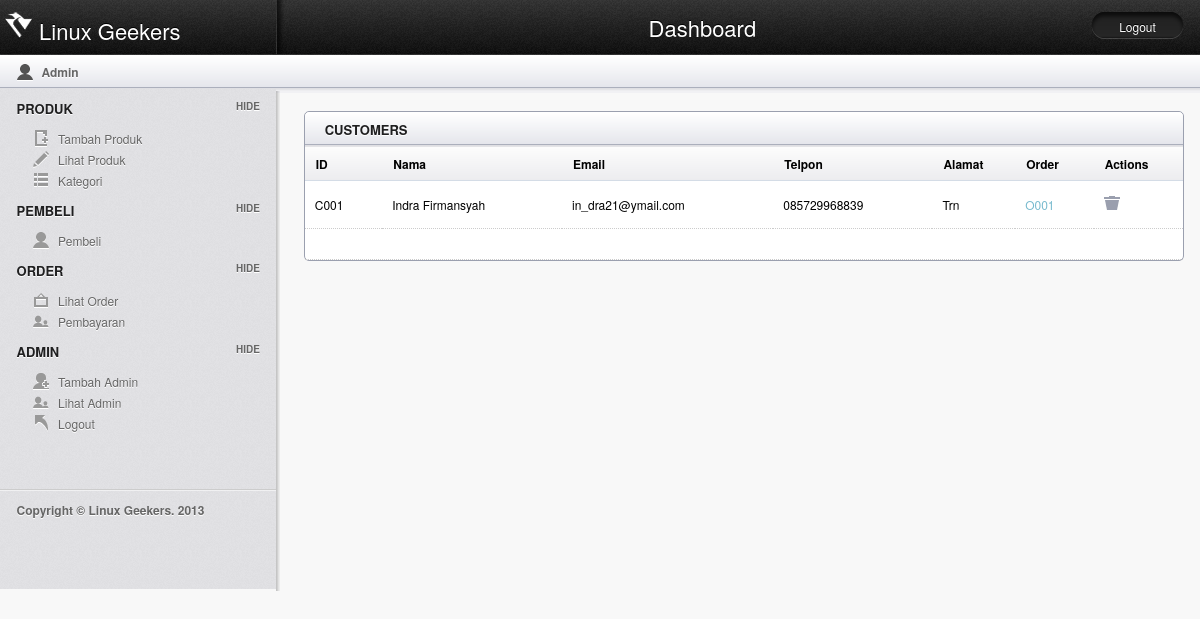
Page /linuxgeekers/admin/index.php?page=customers (signed in) on the committed database.
### tables this page shows
CREATE TABLE IF NOT EXISTS `customers` (
  `id_customer` varchar(5) NOT NULL,
  `nama` varchar(50) NOT NULL,
  `email` varchar(50) NOT NULL,
  `tlp` varchar(12) NOT NULL,
  `provinsi` varchar(50) NOT NULL,
  `kota` varchar(50) NOT NULL,
  `alamat` text NOT NULL,
  `kode_pos` varchar(5) NOT NULL,
  `kode_order` varchar(5) NOT NULL,
  PRIMARY KEY (`id_customer`)
);

### linuxgeekers/admin/customers.php (the view, shortened to what this page needs)
<?php
if (isset($_GET['hal'])) {
	$halaman = $_GET['hal'];
} else {
	$halaman = 1;
}
$jumlahDataPerHalaman = 5;
$dataMulai = ($halaman * $jumlahDataPerHalaman) - $jumlahDataPerHalaman;
$sql = "SELECT * FROM customers LIMIT $dataMulai, $jumlahDataPerHalaman";
$result = mysql_query($sql) or die(mysql_error());
?>
<section id="main" class="column">
	<article class="module width_3_quarter">
		<header>
			<h3 class="tabs_involved">Customers</h3>
		</header>
		<table class="tablesorter" cellspacing="0">
			<thead>
				<tr>
					<th>ID</th>
					<th>Nama</th>
					<th>Email</th>
					<th>Telpon</th>
					<th>Alamat</th>
					<th>Order</th>
					<th>Actions</th>
				</tr>
			</thead>
			<tbody>
				<?php
				while ($rows = mysql_fetch_array($result)) {
				?>
				<tr>
					<td><?php echo $rows['id_customer']; ?></td>
					<td><?php echo $rows['nama']; ?></td>
					<td><?php echo $rows['email']; ?></td>
					<td><?php echo $rows['tlp']; ?></td>
					<td><?php echo $rows['alamat']; ?></td>
					<td><a href="index.php?page=order-detail&id=<?php echo $rows['kode_order']; ?>"><?php echo $rows['kode_order']; ?></a></td>
					<td>
						<a href="process/customers.php?action=del&id=<?php echo $rows['id_customer']; ?>"><input type="image" src="images/icn_trash.png" title="Trash"></a>
					</td>
				</tr>
				<?php
				}
				?>
				<tr>
					<td colspan="7">
					</td>
				</tr>
			</tbody>
		</table>
	</article>
</section>

### linuxgeekers/admin/css/layout.css (style rules this page uses)
html, div, map, dt, isindex, form, header, aside, section, section, article, footer { display: block; }
html, body { height: 100%; margin: 0; padding: 0; font-family: "Helvetica Neue", Helvetica, Arial, Verdana, sans-serif; background: #F8F8F8; font-size: 12px; }
a:link, a:visited { color: #77BACE; text-decoration: none; }
section#main { width: 77%; min-height: 500px; background: url(../images/sidebar_shadow.png) repeat-y left top; float: left; margin-top: -2px; }
#main h3 { color: #1F1F20; text-transform: uppercase; text-shadow: 0 1px 0 #fff; font-size: 13px; margin: 8px 20px; }
.module { border: 1px solid #9BA0AF; width: 100%; margin: 20px 3% 0 3%; margin-top: 20px; -webkit-border-radius: 5px; -moz-border-radius: 5px; border-radius: 5px; background: #ffffff; }
#main .module header h3 { display: block; width: 90%; float: left; }
.module header { height: 38px; width: 100%; background: #F1F1F4 url(../images/secondary_bar.png) repeat-x; -webkit-border-top-left-radius: 5px; -webkit-border-top-right-radius: 5px; -moz-border-radius-topleft: 5px; -moz-border-radius-topright: 5px; border-top-left-radius: 5px; border-top-right-radius: 5px; }
.width_3_quarter { width: 95%; margin-right: 0; float: left; }
.tablesorter { width: 100%; margin: -5px 0 0 0; }
.tablesorter td { margin: 0; padding: 0; border-bottom: 1px dotted #ccc; }
.tablesorter thead tr { height: 34px; background: url(../images/table_sorter_header.png) repeat-x; text-align: left; text-indent: 10px; cursor: pointer; }
.tablesorter td { padding: 15px 10px; }
.tablesorter input[type=image] { margin-right: 10px; }
#main .module header h3.tabs_involved { display: block; width: 60%; float: left; }

### rows in the picture
customers: id_customer "C001", nama "Indra Firmansyah", email "in_dra21@ymail.com", tlp "085729968839", alamat "Trn", kode_order "O001"
